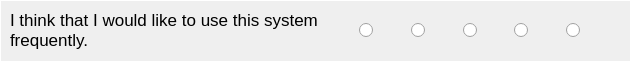
  <widget class="QFrame" name="frame_Q1">
   <property name="geometry">
    <rect>
     <x>60</x>
     <y>90</y>
     <width>631</width>
     <height>62</height>
    </rect>
   </property>
   <property name="styleSheet">
    <string notr="true">QFrame
{
border:1px solid white;
}

QRadioButton::indicator::checked
{ 
	border: 2px solid white; 
	border-radius: 6px; 
	background-color: rgb(225,67,19); 
	width: 10px; 
	height: 9px; 
}</string>
   </property>
   <property name="frameShape">
    <enum>QFrame::StyledPanel</enum>
   </property>
   <property name="frameShadow">
    <enum>QFrame::Raised</enum>
   </property>
   <widget class="QLabel" name="label_Text1">
    <property name="geometry">
     <rect>
      <x>10</x>
      <y>10</y>
      <width>311</width>
      <height>41</height>
     </rect>
    </property>
    <property name="font">
     <font>
      <family>Arial</family>
      <pointsize>13</pointsize>
     </font>
    </property>
    <property name="styleSheet">
     <string notr="true">QFrame
{
border:none;
}</string>
    </property>
    <property name="text">
     <string>&lt;html&gt;&lt;head/&gt;&lt;body&gt;&lt;p&gt;I think that I would like to use this system frequently.&lt;/p&gt;&lt;/body&gt;&lt;/html&gt;</string>
    </property>
    <property name="textFormat">
     <enum>Qt::RichText</enum>
    </property>
    <property name="wordWrap">
     <bool>true</bool>
    </property>
   </widget>
   <widget class="QFrame" name="frame_Choice1">
    <property name="geometry">
     <rect>
      <x>350</x>
      <y>10</y>
      <width>271</width>
      <height>41</height>
     </rect>
    </property>
    <property name="layoutDirection">
     <enum>Qt::LeftToRight</enum>
    </property>
    <property name="styleSheet">
     <string notr="true">QFrame
{
border:none;
}</string>
    </property>
    <layout class="QHBoxLayout" name="horizontalLayout">
     <item>
      <widget class="QRadioButton" name="quest1Ans1">
       <property name="layoutDirection">
        <enum>Qt::LeftToRight</enum>
       </property>
       <property name="styleSheet">
        <string notr="true"/>
       </property>
       <property name="text">
        <string/>
       </property>
       <property name="checked">
        <bool>false</bool>
       </property>
       <property name="autoExclusive">
        <bool>true</bool>
       </property>
      </widget>
     </item>
     <item>
      <widget class="QRadioButton" name="quest1Ans2">
       <property name="text">
        <string/>
       </property>
       <property name="checked">
        <bool>false</bool>
       </property>
      </widget>
     </item>
     <item>
      <widget class="QRadioButton" name="quest1Ans3">
       <property name="text">
        <string/>
       </property>
       <property name="checked">
        <bool>false</bool>
       </property>
       <property name="autoExclusive">
        <bool>true</bool>
       </property>
      </widget>
     </item>
     <item>
      <widget class="QRadioButton" name="quest1Ans4">
       <property name="text">
        <string/>
       </property>
      </widget>
     </item>
     <item>
      <widget class="QRadioButton" name="quest1Ans5">
       <property name="text">
        <string/>
       </property>
      </widget>
     </item>
    </layout>
   </widget>
  </widget>
